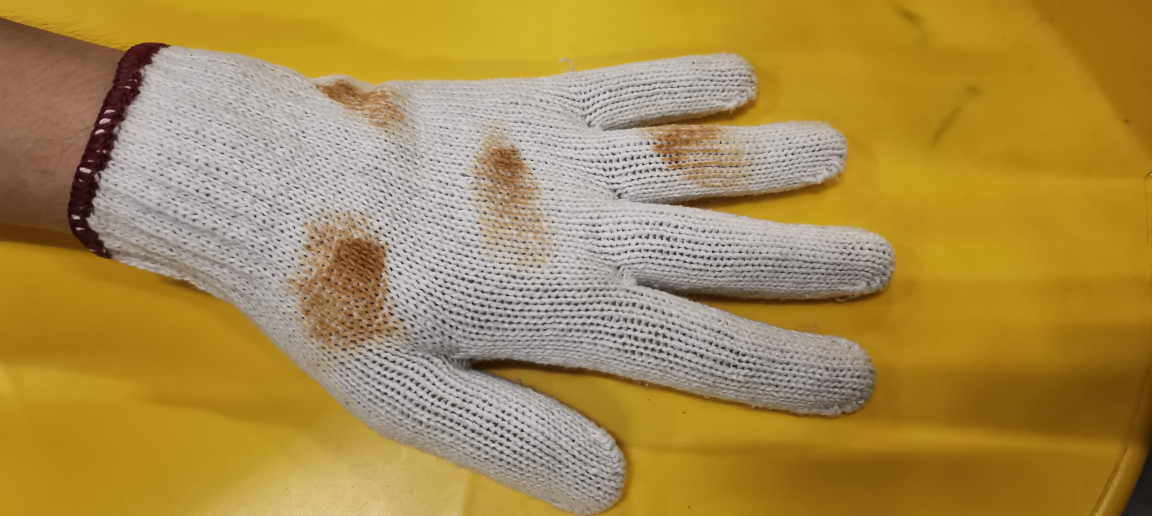
#> input picture dataset/raw/IMG_20260818_222003.jpg, 4608 x 2064 px (shown at 1/4 size)
$ python -i segmentation.py   (imports and definitions only)
#> lines starting #> are read from the running program, lines starting #| are printed output that depends on the picture; after the words box and inside, x2 and y2 are one past the last pixel; in counts of white or black regions, pixels touching at a corner belong together
#> further down, picture is the input picture: shape (2064, 4608, 3); mean B, G, R 77, 139.5, 168.2
# -*- coding: utf-8 -*-
"""
Glove segmentation: cut the glove out of the background and produce a
black-and-white mask (white = glove, black = background).

Approach: sample the colour along the four image borders as a "background
reference colour", compute each pixel's colour distance from it, and use
Otsu's automatic threshold to find the cut-off.

Why the background colour is used as the reference instead of a patch at
the centre of the frame:
  - the glove isn't always centred, so a centre patch is an easy way to
    grab the wrong reference colour
  - more importantly, it's a logical problem: if the "glove colour" were
    used as the reference, segmentation would exclude any pixel that
    doesn't look like the glove -- and a stain is exactly that kind of
    pixel, so the stain detector could never find it, and it would
    instead get misreported by the hole detector as a "hole" (wrong
    defect type)
  Using the background colour as the reference fixes both problems at
  once: a stain "isn't the background colour" so it stays in the mask,
  and a hole "reveals exactly the background colour" so only genuine
  holes become hole candidates.
"""
import cv2
import numpy as np

# --- Bare-skin rejection ------------------------------------------------
# Real photographs are often taken with the glove being WORN, so the hand
# and forearm are in frame and touch the glove. Colour distance from the
# background cannot separate them -- skin is just as "not background" as
# the glove is -- so the arm gets fused into the glove region and every
# shape descriptor computed downstream (convex hull, convex deficiency,
# major axis, compactness) is measured on a glove+arm blob instead.
#
# Skin is separated here in the CIE Lab CHROMA PLANE, using the hue angle
# and chroma magnitude rather than raw a*/b* values. Absolute thresholds
# were tried first and failed: shadow on the background lowers b* into the
# skin band, so shadowed backdrop was classified as skin. Angle and chroma
# are ratios, so they survive the shadow.
#
# Measured on the dataset (patch means):
#     class            chroma   angle
#     skin              22.6     69.4
#     white cotton       8.5     69.3   <- same angle as skin, 2.7x less chroma
#     yellow backdrop   54.7     78.9   <- similar chroma band, 10 deg off in angle
#     yellow in shadow  36.8     82.5
#     blue nitrile      28.9   -106.7   <- nowhere near
# Skin shares an angle with cotton and a chroma band with the backdrop,
# but nothing shares BOTH, so the two criteria are required together.
SKIN_CHROMA = (13.0, 55.0)     # magnitude in the a*b* plane. Upper bound raised from 34:
                               # under a strong red colour cast skin measures chroma 48-49,
                               # and the red backdrop is excluded by ANGLE (33 deg) not chroma.
SKIN_ANGLE = (42.0, 74.0)      # hue angle (deg) in the a*b* plane. Skin measures 52-69,
                               # yellow backdrop 79-83, red backdrop 33 -- so this bound is
                               # what keeps both backdrops out now that chroma is permissive.
SKIN_KSIZE = 7                 # morphology kernel for cleaning the skin mask
MIN_SKIN_RATIO = 0.02          # ignore a skin mask this small -- probably just noise

# --- Multi-mode background model ---------------------------------------
BG_MODES = 3               # how many dominant background colours to model
BG_QUANT = 16              # Lab quantisation step used to find those modes
BG_MIN_MODE_RATIO = 0.05   # a mode must hold at least this share of the border strip
BG_MODE_MIN_SEP = 70.0     # two modes closer than this in Lab are the same background

# --- Iterative background refinement -----------------------------------
# The border strip is a poor sample of a real background: it is thin, and
# on these photographs it misses the large shadowed areas that sit in the
# middle of the frame around the glove. Shadowed backdrop is then far from
# every sampled mode, measures as "not background", and gets swallowed
# into the glove mask.
#
# So the background model is refined by ITERATION, in the same spirit as
# the Basic Global Thresholding algorithm in Ch 7: segment once, take
# everything the mask now calls background, re-derive the colour modes
# from that much larger and more representative sample, and segment again.
#
# Measured over the 25 labelled photographs: plausible-area masks went
# from 20/25 to 24/25 and median boundary raggedness (P^2/A) fell from 68
# to 60. The worst case, an image whose mask had swallowed 69.7% of the
# frame, came back to 21.7%.
#
# Homomorphic illumination flattening (dividing out a heavily blurred
# copy) was tried first as the shadow fix and made things clearly WORSE --
# plausible masks 20/25 -> 15/25, raggedness 68 -> 246 -- because the
# division amplifies noise across flat regions and weakens exactly the
# colour contrast segmentation depends on. Recorded here so it is not
# retried.
BG_REFINE_ITERS = 2        # 1 disables refinement (border strip only)
BG_REFINE_MODES = 6        # more modes are affordable once the whole background is sampled
BG_REFINE_QUANT = 14
BG_REFINE_MIN_RATIO = 0.03
BG_REFINE_SEP = 30.0
BG_REFINE_SAMPLE = 40000   # cap the pixel sample so the mode search stays cheap

# From the team's own segmentation work, kept on merge: when the backdrop has a
# clear hue of its own, compare CHROMA only and ignore lightness. Shadows on a
# coloured mat differ strongly in brightness and were being taken for glove,
# while a real stain sits close to the material in lightness and fell under the
# threshold. Measured by the team on 4 white-cotton photos, switching to pure
# chroma raised stain coverage inside the mask from 2-3/4 to 4/4. A grey glove
# on a grey-white background is near-neutral in chroma on both sides and can
# only be separated by lightness, so the full Lab distance stays as fallback.
CHROMA_SEG_MIN_SPREAD = 12.0
BG_MODE_MIN_CHROMA = 10.0   # a background mode must be this chromatic to take part
                            # in the chroma-only comparison above

# --- Background hue key -------------------------------------------------
# Lab distance plus Otsu cannot remove a SHADOWED backdrop: shadow moves
# lightness a long way, so shadowed backdrop sits far from every sampled
# background colour and survives as "glove" -- most visibly in the dark
# gaps between the fingers.
#
# Hue barely moves under shadow, and the backdrop here is strongly
# saturated while every glove is not. Measured medians (OpenCV HSV):
#     yellow backdrop, lit        H 21   S 231
#     yellow backdrop, shadowed   H 20   S 160   <- same hue, much darker
#     bare skin                   H 12   S 104
#     white cotton glove          H 14   S  27
#     white floor tile            H 15   S  16
#     blue nitrile glove          H 101  S 160
#     synthetic red backdrop      H 0    S 175
#     synthetic blue glove        H 104  S 177
# So "within a few degrees of the backdrop's own hue AND strongly
# saturated" keys out lit and shadowed backdrop together, while leaving
# skin (8 degrees away), the white gloves and the tile (far too grey), and
# the blue gloves (nowhere near) untouched. The reference hue is measured
# from the border strip rather than hardcoded, so the same rule keys the
# red synthetic background correctly too.
BG_HUE_TOLERANCE = 6        # degrees either side of the backdrop hue (OpenCV scale, 0-180)
BG_HUE_MIN_SAT = 110         # backdrop is saturated; the gloves and tile are not
BG_HUE_KSIZE = 5            # morphology kernel for tidying the key
# The key exists to remove a backdrop that is UNEVENLY LIT. On a backdrop
# of uniform brightness the ordinary Lab distance already handles things,
# and keying adds nothing but a chance to clip something by accident. So
# it is applied only when the keyed region actually varies in lightness.
# Measured std of L inside the keyed region:
#     uniform synthetic backdrop      0.8
#     side-lit synthetic backdrop    31.3
#     the dataset photographs     32.3 - 39.9
# A gate at 10 separates them with a wide margin, and it is what keeps the
# synthetic regression suite unaffected by this stage.
BG_HUE_MIN_LSTD = 10.0
# The key is only kept if the mask it produces retains at least this share of
# the mask obtained without it. Guards the case where backdrop hue and glove
# hue coincide and the key deletes the glove instead of the background.
BG_KEY_MIN_KEEP = 0.55
# A coloured backdrop key is also a cleaner background sample when the glove
# itself touches much of the image border.  In that case the ordinary border
# modes can accidentally learn the glove colour as "background" and collapse
# the mask.  Only attempt the keyed rescue for a suspiciously small mask, and
# only accept a large, still-plausible recovery.
BG_KEY_RESCUE_TRIGGER = 0.10
BG_KEY_RESCUE_MIN_GAIN = 1.50

# --- Texture: measured, and deliberately NOT used ----------------------
# Texture separates glove from backdrop cleanly on paper -- local standard
# deviation measured 10.86-15.28 on glove patches against 1.41-7.10 on
# background -- and it is tempting, because the two remaining segmentation
# failures are both colour failures (yellow light reflecting off white
# cotton, and white cotton lying on white floor tile).
#
# It was tried twice and both forms made the SYSTEM worse:
#   * as a veto stopping textured pixels being keyed out ..... F1 0.57 -> 0.52
#   * as a rescue growing the mask into textured pixels ...... F1 0.57 -> 0.29
# The rescue is the instructive one: a tear's frayed edge is textured too,
# so rescuing "missing glove" seals the very openings the detector reads.
# It produced a visibly cleaner, better-covered mask and halved detection
# performance. Cosmetic mask quality and useful mask quality are not the
# same thing, which is worth stating plainly in the report.
#
# texture_map() is kept below because it is genuinely useful for
# inspection and for the write-up, but nothing in the pipeline calls it.             # how far the rescue may grow from trusted glove

# --- Repairing holes punched through the glove --------------------------
# Knit cotton has enough local variation that the Otsu cut drops scattered
# patches of genuine glove, leaving the mask riddled with small holes. On
# the worst image only 75% of known glove area survived. Those holes are
# indistinguishable from real punctures BY SIZE -- measured, a real defect
# hole runs 0.0005-0.0009 of glove area and the noise holes 0.0004-0.003,
# completely overlapping.
#
# What does separate them is what is visible INSIDE the hole. A noise hole
# is glove that was misclassified, so it still looks like glove; a real
# opening shows skin or backdrop. Lab distance from the glove's own colour,
# measured inside each hole:
#     noise holes  p10 18.4   p50 29.3   p90  85.1
#     real holes   p10 40.5   p50 79.9   p90 124.5
# A cut at 30 fills 127 of 238 noise holes and destroys NONE of the 10
# real ones.
HOLE_REPAIR_MAX_DIST = 30.0   # holes whose interior is closer than this to glove colour get filled
HOLE_REPAIR_MAX_AREA = 0.01   # ...and are no bigger than this fraction of the glove

BORDER_RATIO = 0.06                          # width of the border strip sampled as background
MIN_AREA_RATIO, MAX_AREA_RATIO = 0.05, 0.95  # plausible range for the glove's area fraction
CLOSE_KSIZE = 7   # morphology closing kernel: fills small gaps, larger is fine
OPEN_KSIZE = 3    # morphology opening kernel: removes noise, must stay small.
                  # Swept over 3/5/7/9 against the 25 labelled photographs:
                  #   k=3  35/35 synth, 10/10 tear, 23/25 plausible, ragged 58, 38/43 defects kept
                  #   k=5  34/35,  8/10,           23/25,            ragged 57, 37/43
                  #   k=7  34/35,  8/10,           23/25,            ragged 72, 36/43
                  #   k=9  34/35,  8/10,           23/25,            ragged 70, 34/43
                  # Anything above 3 erodes thin tears away, which is the one
                  # thing this mask must not do.


def skin_mask(img):
    """Bare hand / forearm pixels, as a binary mask.

    Skin-colour segmentation is demonstrated in the Ch 7 segmentation
    lecture ("Segmented image, skin colour is shown"); this is the same
    idea moved into the Lab chroma plane so it survives the shadows that
    real photographs contain.

    Returns an all-zero mask when the result is implausibly small, so
    that images with no bare skin in them (and the synthetic regression
    images) are left completely untouched.
    """
    lab = cv2.cvtColor(img, cv2.COLOR_BGR2LAB).astype(np.float32)
    a = lab[:, :, 1] - 128.0
    b = lab[:, :, 2] - 128.0
    chroma = np.hypot(a, b)
    angle = np.degrees(np.arctan2(b, a))
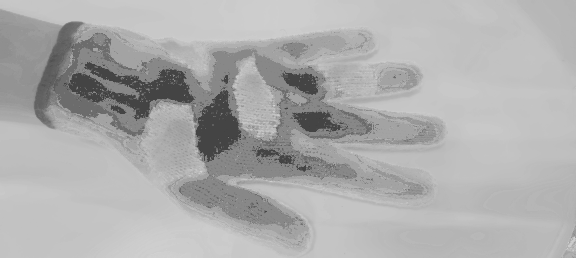
#> angle: shape (2064, 4608) float32 (shown at 1/8 size); min -45, max 123.7, mean 69.8; drawn with min black and max white

    lo_c, hi_c = SKIN_CHROMA
    lo_a, hi_a = SKIN_ANGLE
    mask = ((chroma >= lo_c) & (chroma <= hi_c) &
            (angle >= lo_a) & (angle <= hi_a)).astype(np.uint8) * 255
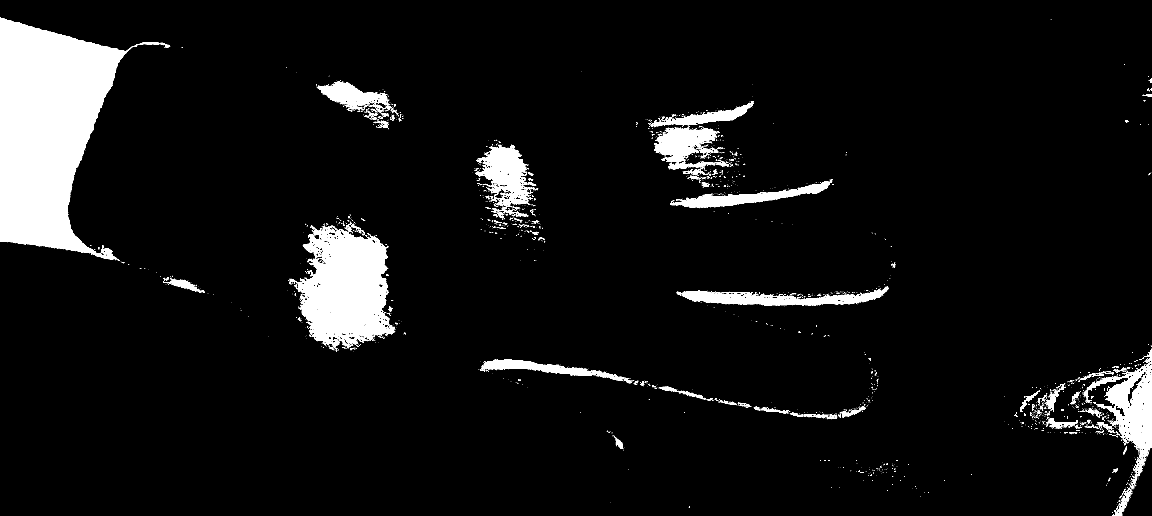
#> mask: shape (2064, 4608) (shown at 1/4 size); 6.8% white; 3894 white regions (3600 under 20 px), largest, box (x1, y1, x2, y2) and area: (0, 71, 680, 1040) 314553, (1188, 903, 1582, 1393) 121864, (4347, 1446, 4608, 1956) 39764

    k = cv2.getStructuringElement(cv2.MORPH_ELLIPSE, (SKIN_KSIZE,) * 2)
    mask = cv2.morphologyEx(mask, cv2.MORPH_OPEN, k)    # drop speckle
#> mask: shape (2064, 4608); 6% white; 167 white regions, largest, box (x1, y1, x2, y2) and area: (0, 71, 508, 1039) 312406, (1205, 932, 1550, 1357) 104021, (4392, 1466, 4585, 1788) 21178
    mask = cv2.morphologyEx(mask, cv2.MORPH_CLOSE, k)   # close the arm into one region
#> mask: shape (2064, 4608); 6.1% white; 94 white regions (2 under 20 px), largest, box (x1, y1, x2, y2) and area: (0, 71, 508, 1039) 312535, (1192, 919, 1578, 1367) 112167, (4392, 1466, 4608, 1796) 31288

    # Structural guard: keep only skin components that TOUCH THE IMAGE
    # BORDER. A forearm is attached to a body outside the frame, so it
    # always enters from an edge; a glove lying inside the frame does not
    # have to. Without this guard a tan or leather glove -- which really
    # is skin-coloured -- gets classified as skin and deleted, which is
    # exactly what happened to the leather sample in the regression suite.
    n, labels, stats, _ = cv2.connectedComponentsWithStats(mask, 8)
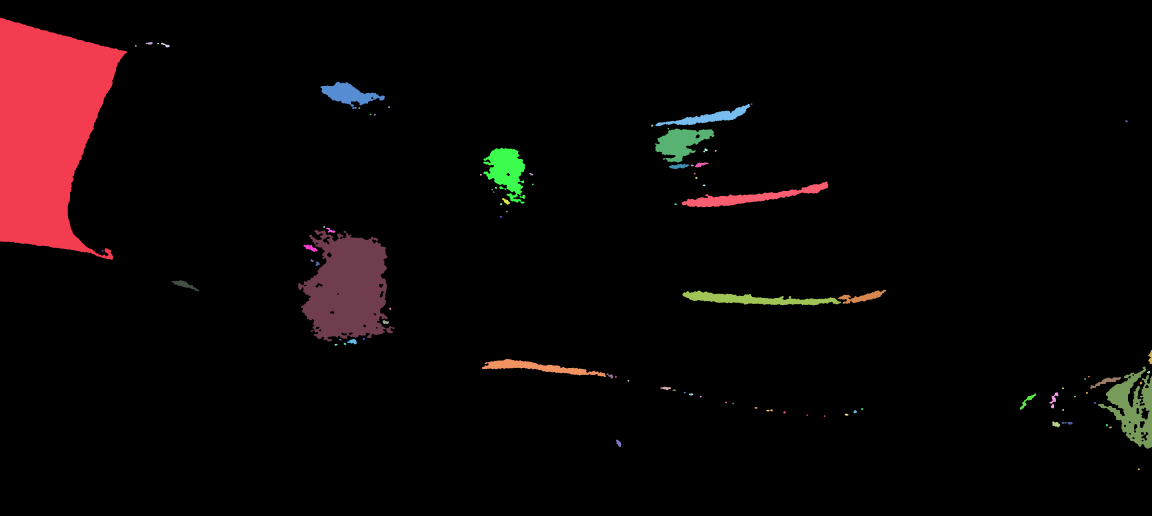
#> labels: shape (2064, 4608) int32 (shown at 1/4 size); 95 distinct labels, from 0 to 94; one colour per label, 0 black
#> n = 95; stats = 95 rows, first 6: [0, 0, 4608, 2064, 8928083], [0, 71, 508, 968, 312535], [584, 169, 27, 9, 186], [629, 171, 7, 7, 33], [644, 171, 35, 19, 262], [540, 180, 7, 7, 33]
    h, w = mask.shape
    kept = np.zeros_like(mask)
    for i in range(1, n):
        x, y = stats[i, cv2.CC_STAT_LEFT], stats[i, cv2.CC_STAT_TOP]
        cw, ch = stats[i, cv2.CC_STAT_WIDTH], stats[i, cv2.CC_STAT_HEIGHT]
        if x <= 1 or y <= 1 or x + cw >= w - 1 or y + ch >= h - 1:
            kept[labels == i] = 255
#> this loop made 94 passes
#> (x, y, cw, ch) on passes 1 to 8: (0, 71, 508, 968), (584, 169, 27, 9), (629, 171, 7, 7), (644, 171, 35, 19), (540, 180, 7, 7), (1282, 327, 258, 110), (3002, 413, 8, 7), (2622, 415, 378, 90)
#> kept: shape (2064, 4608); 3.6% white; 3 white regions, box (x1, y1, x2, y2) and area: (0, 71, 508, 1039) 312535, (4392, 1466, 4608, 1796) 31288, (4593, 1400, 4608, 1457) 530

    if kept.mean() / 255 < MIN_SKIN_RATIO:
        return np.zeros_like(kept)
    return kept


# [16 lines left out: functions texture_map, textured_mask, not called in this run]


def background_key(img, skin=None):
    """Pixels that match the backdrop's own hue at high saturation.

    Returns a binary mask of "definitely background", which segmentation
    subtracts before thresholding. See the note on BG_HUE_TOLERANCE above
    for the measured colour statistics this is built on.
    """
    hsv = cv2.cvtColor(img, cv2.COLOR_BGR2HSV)
#> hsv: shape (2064, 4608, 3); mean H, S, V 24.9, 138.1, 168.2
    h = hsv[:, :, 0].astype(np.int16)
    sat = hsv[:, :, 1].astype(np.int16)
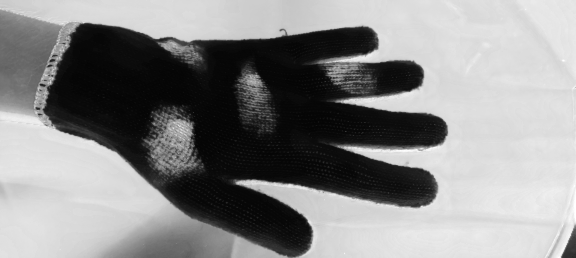
#> sat: shape (2064, 4608) int16 (shown at 1/8 size); min 0, max 255, mean 138.1

    if skin is None:
        skin = skin_mask(img)
    H, W = h.shape
    bh, bw = max(int(H * BORDER_RATIO), 1), max(int(W * BORDER_RATIO), 1)
    strips = [(slice(0, bh), slice(None)), (slice(H - bh, H), slice(None)),
              (slice(None), slice(0, bw)), (slice(None), slice(W - bw, W))]
    keep = (skin == 0) & (sat >= BG_HUE_MIN_SAT)
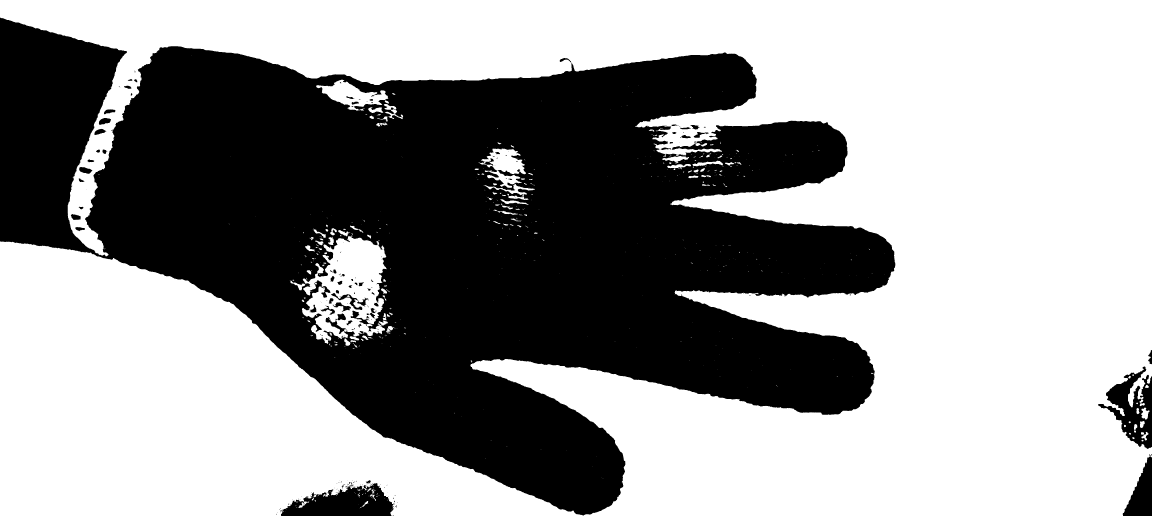
#> keep: shape (2064, 4608) bool (shown at 1/4 size); 59.1% white; 289 black regions (225 under 20 px), largest, box (x1, y1, x2, y2) and area: (0, 71, 3582, 2062) 3791283, (1121, 1932, 1576, 2064) 37440, (4392, 1466, 4608, 1796) 31288
    sample = np.concatenate([h[ys, xs][keep[ys, xs]] for ys, xs in strips])
    if len(sample) < 200:
        return np.zeros_like(skin)          # no saturated backdrop: nothing to key

    # circular median of the border hue
    ang = np.radians(sample.astype(np.float32) * 2.0)
    ref = (np.degrees(np.arctan2(np.sin(ang).mean(), np.cos(ang).mean())) % 360.0) / 2.0
#> ref = 21.21

    diff = np.abs(h - ref)
    diff = np.minimum(diff, 180 - diff)     # hue is circular
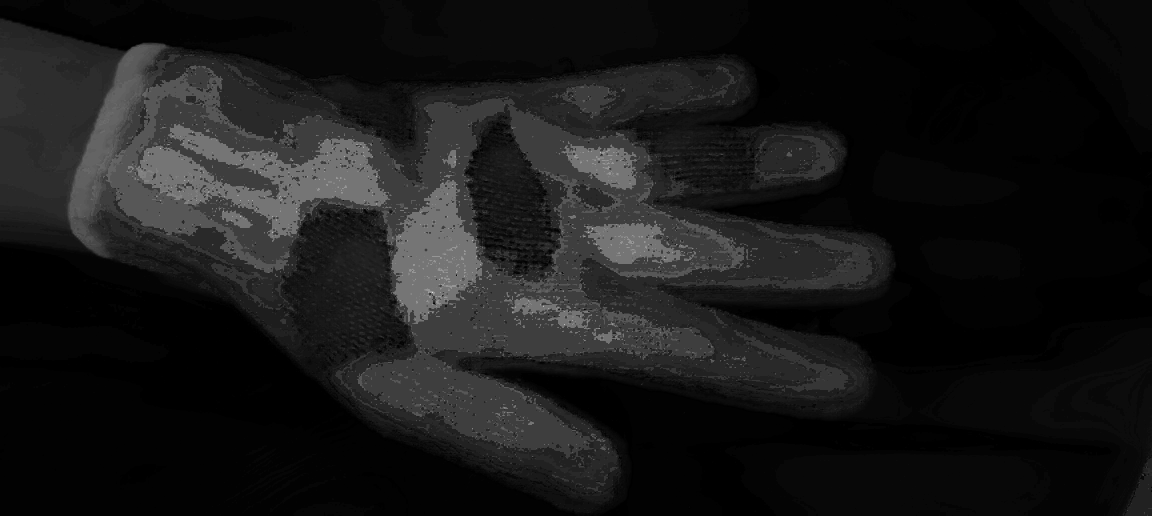
#> diff: shape (2064, 4608) float64 (shown at 1/4 size); min 0.212, max 61.21, mean 6.1; drawn with min black and max white
    key = ((diff <= BG_HUE_TOLERANCE) & (sat >= BG_HUE_MIN_SAT)).astype(np.uint8) * 255
#> key: shape (2064, 4608); 57.6% white; 520 black regions (467 under 20 px), largest, box (x1, y1, x2, y2) and area: (0, 75, 3582, 2062) 3973085, (1121, 1932, 1576, 2064) 37440, (4490, 1814, 4608, 2064) 15701

    k = cv2.getStructuringElement(cv2.MORPH_ELLIPSE, (BG_HUE_KSIZE,) * 2)
    key = cv2.morphologyEx(key, cv2.MORPH_OPEN, k)
#> key: shape (2064, 4608); 57.4% white; 133 black regions (110 under 20 px), largest, box (x1, y1, x2, y2) and area: (0, 75, 3582, 2064) 3996420, (1120, 1928, 1580, 2064) 39099, (4490, 1809, 4608, 2064) 15907
#> (the rest of the program and of its run is left out)
